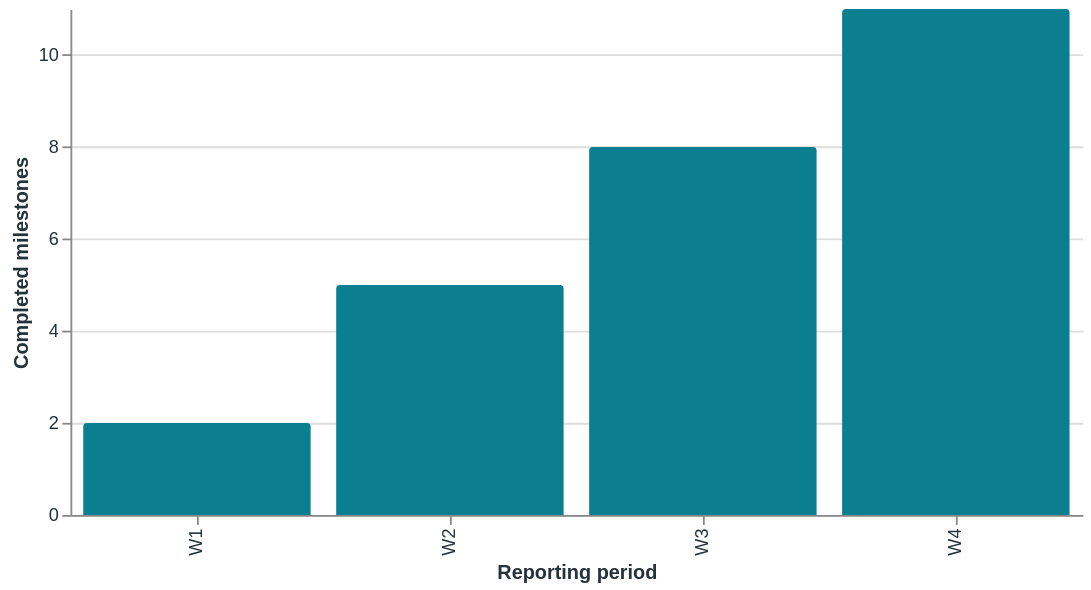

Specify this chart in Vega-Lite:
### Vega-Lite specification from a JSON file in a GitHub repository (floating-point values rounded to 4 significant figures)
{"$schema": "https://vega.github.io/schema/vega-lite/v5.json", "description": "Milestone completion by reporting period.", "width": 560, "height": 280, "data": {"values": [{"period": "W1", "completed": 2}, {"period": "W2", "completed": 5}, {"period": "W3", "completed": 8}, {"period": "W4", "completed": 11}]}, "mark": {"type": "bar", "color": "#0b7f90", "cornerRadiusTopLeft": 2, "cornerRadiusTopRight": 2}, "encoding": {"x": {"field": "period", "type": "ordinal", "title": "Reporting period"}, "y": {"field": "completed", "type": "quantitative", "title": "Completed milestones", "scale": {"zero": true}}, "tooltip": [{"field": "period", "type": "ordinal"}, {"field": "completed", "type": "quantitative"}]}, "config": {"view": {"stroke": null}, "axis": {"labelColor": "#24323a", "titleColor": "#24323a"}}}
